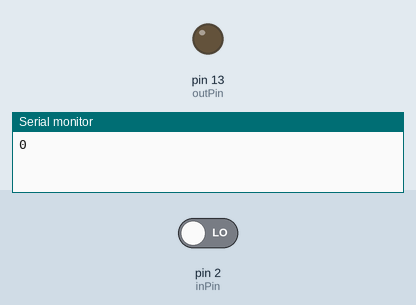
Bench run of a sketch on a simulated Arduino Uno, built with avr-gcc and run on an emulated ATmega328P. Shown: output pins drawn as LEDs (lit = HIGH), the last lines printed to the serial monitor. The inputs (shaded band) are chosen by the test bench; at power-on: pin 2 (inPin) LOW.

Above: at 1.2 s.
1.3 s: pin 2 (inPin) driven HIGH
At 1.9 s:
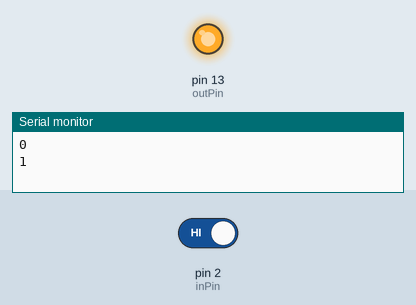
Timing chart, 0 to 4.3 s (numbered marks = the images above; inputs shaded):
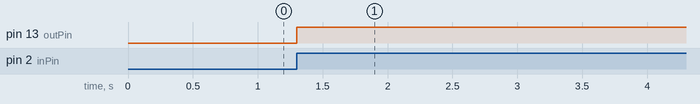

The sketch:

Sensor.ino
```cpp
int inPin = 2;         // the number of the input pin
int outPin = 13;       // the number of the output pin

int state = LOW;       // the current state of the output pin
int reading;           // the current reading from the input pin
int previous = HIGH;   // the previous reading from the input pin

long time = 0;         // the last time the output pin was toggled
long debounce = 300;   // the debounce time, increase if the output flickers

void setup()
{
  Serial.begin(9600);
  pinMode(inPin, INPUT);
  pinMode(outPin, OUTPUT);
  Serial.println('0');
}

void loop()
{
  reading = digitalRead(inPin);

  if (reading == HIGH && previous == LOW && millis() - time > debounce) {
    if (state == HIGH) {
      state = LOW;
      Serial.println('0');
    } else {
      state = HIGH;
      Serial.println('1');
      time = millis();
    }
  }

  digitalWrite(outPin, state);
  previous = reading;
}
```

Measured:
- after the input at 1.3 s, pin 13 (outPin): LOW → HIGH at once
